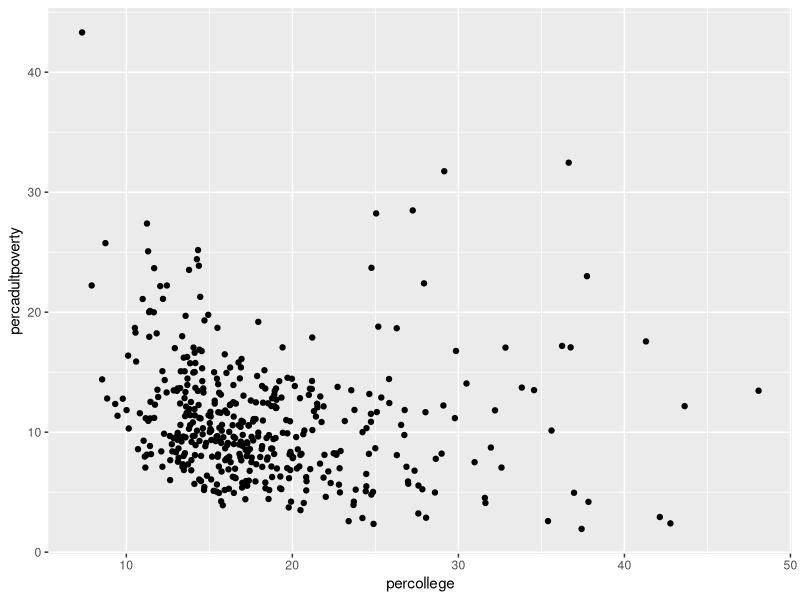
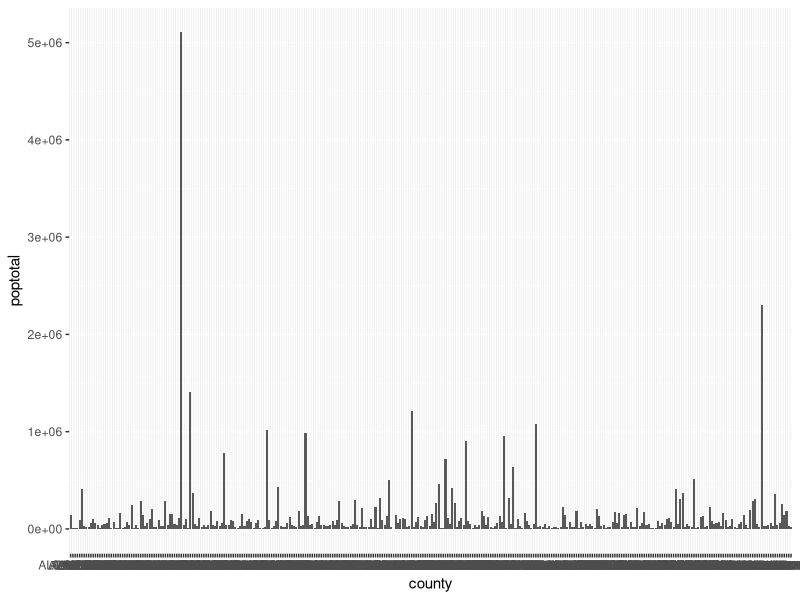
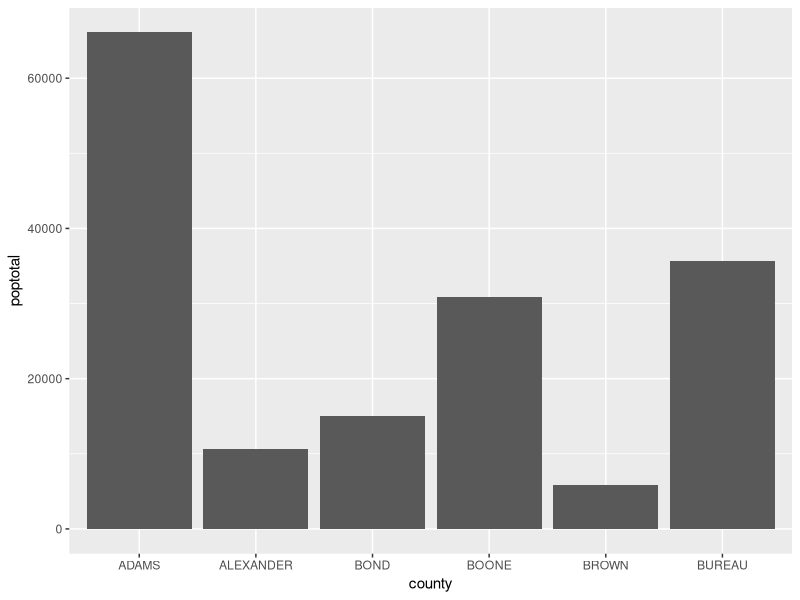
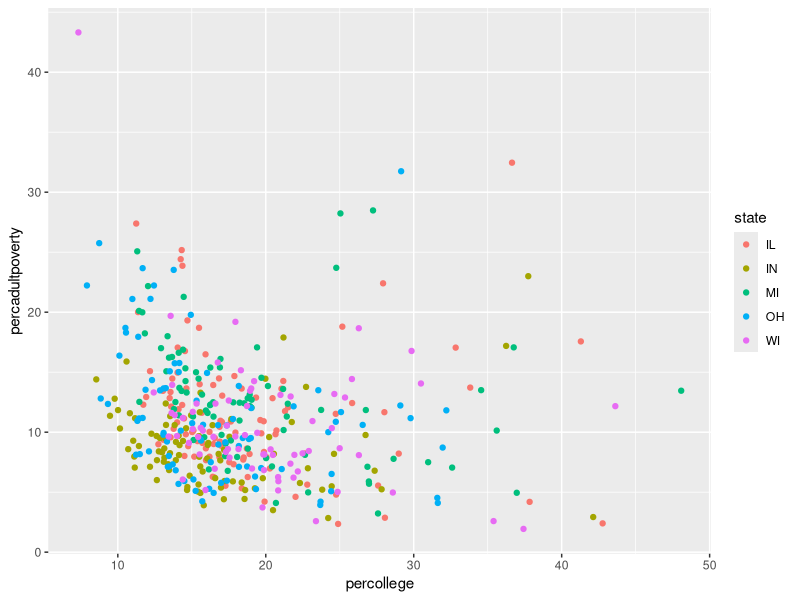
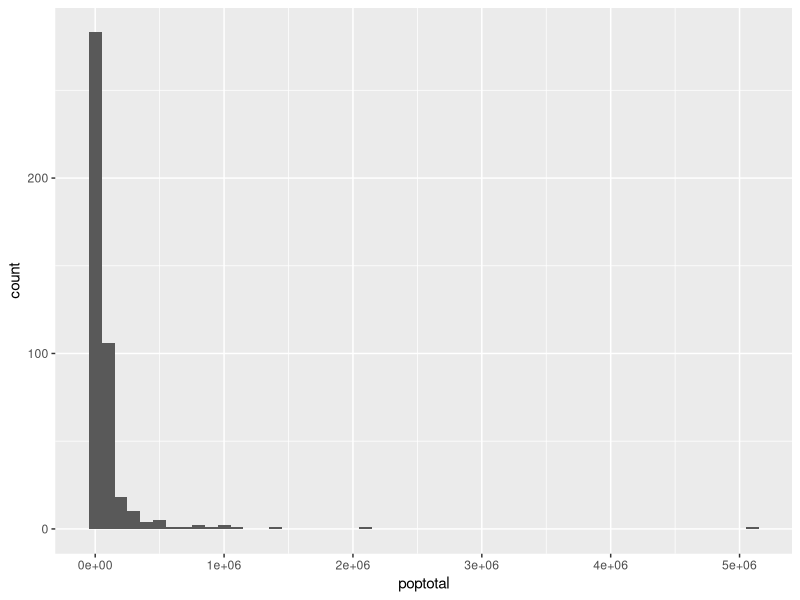
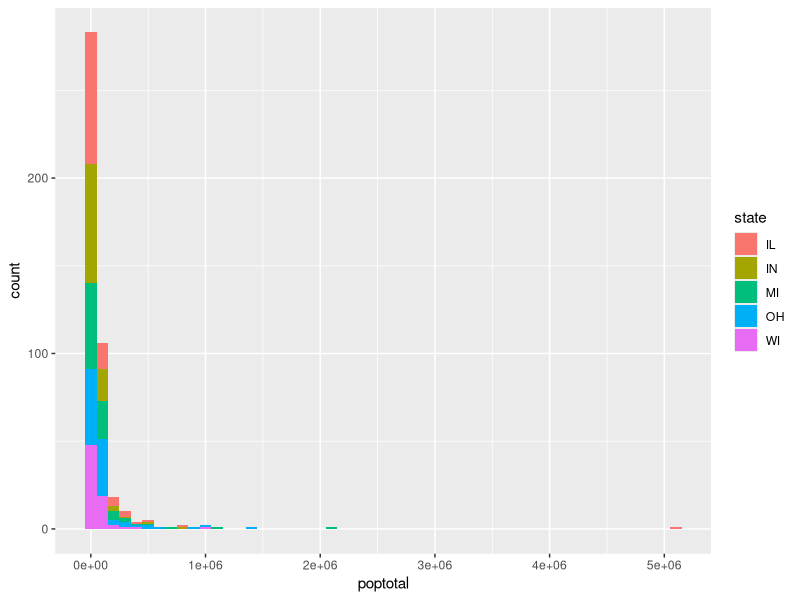
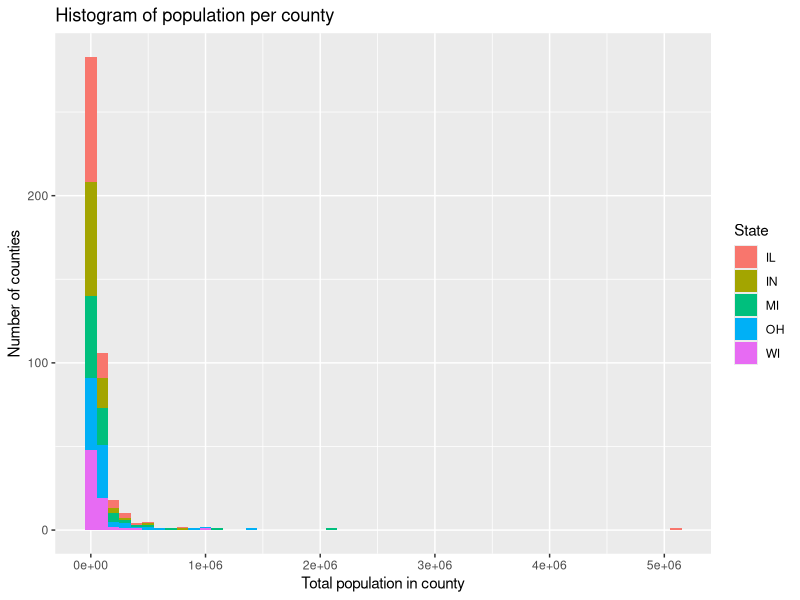

R code for these plots, in order:
library("ggplot2")

midwest <- midwest

#scatter plot of points with x/y axis based on college degrees
# and poverty
ggplot(data = midwest) +
  geom_point(mapping = aes(x = percollege, y = percadultpoverty))

# bar charts often have categories for the x axis
# so make a bar chart of population total per county
ggplot(midwest) +
  geom_col(aes(x = county, y = poptotal))
  
# There were too many counties, I'll just get the first few
# to make it legible, using the head() function
partial_midwest <- midwest |> head()

ggplot(partial_midwest) +
  geom_col(aes(x = county, y = poptotal))


# color scatterplot based on state
#scatter plot of points with x/y axis based on college degrees
# and poverty
ggplot(data = midwest) +
  geom_point(mapping = aes(x = percollege, 
                           y = percadultpoverty,
                           color = state))

# histogram
ggplot(midwest, aes(x = poptotal)) +
  geom_histogram(binwidth = 100000)

# histogram
ggplot(midwest, aes(x = poptotal, fill=state)) +
  geom_histogram(binwidth = 100000)

### labels using the labs() function
# histogram
ggplot(midwest, aes(x = poptotal, fill=state)) +
  geom_histogram(binwidth = 100000) +
  labs(
    title="Histogram of population per county",
    y = "Number of counties",
    x = "Total population in county",
    fill = "State"
  )
